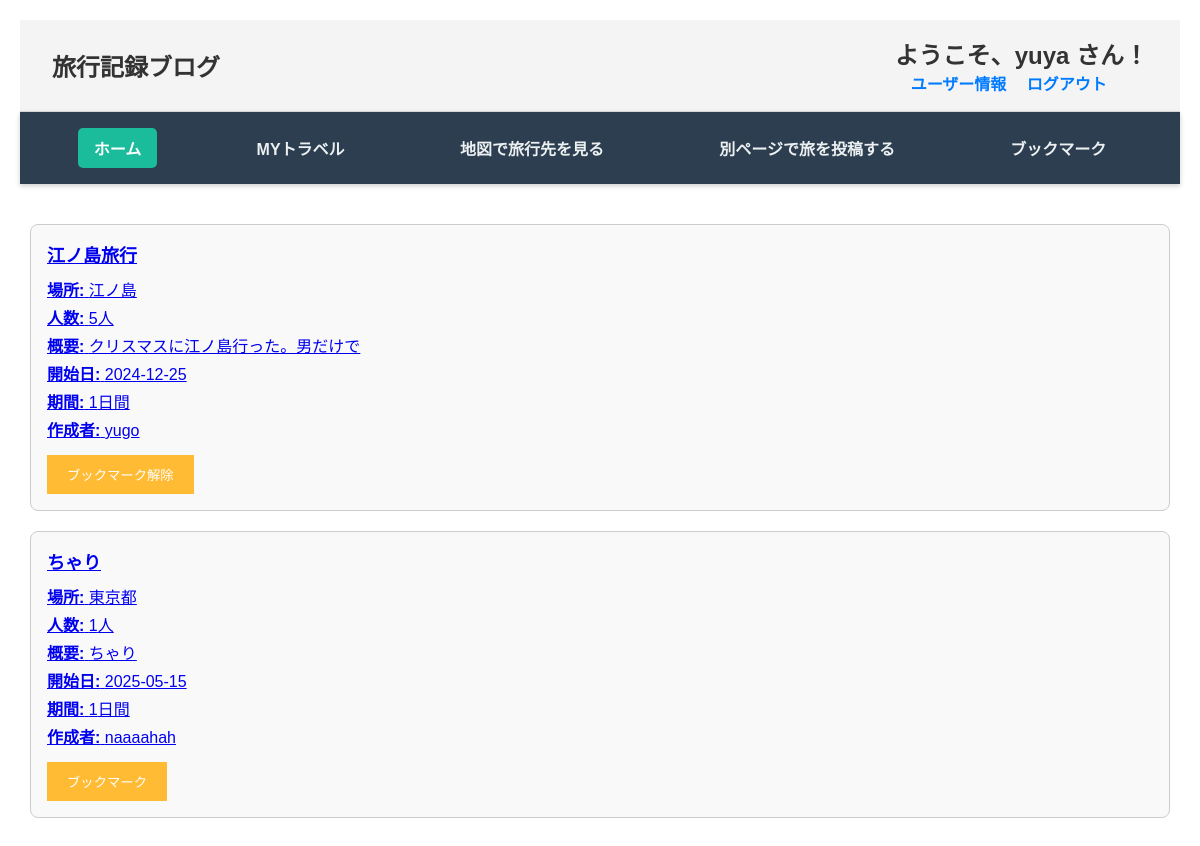
The app's page /home (signed in) with its own data.
### tables this page shows
CREATE TABLE travel_data (
    id INTEGER PRIMARY KEY AUTOINCREMENT,
    t_title TEXT NOT NULL,
    t_location TEXT NOT NULL,
    human_number INTEGER NOT NULL,
    overview TEXT,
    start_date DATE NOT NULL,  -- 開始日
    end_date DATE NOT NULL,    -- 終了日
    image_path TEXT,
    u_id INTEGER NOT NULL,
    FOREIGN KEY(u_id) REFERENCES users_table(id)
);

CREATE TABLE users_table (
    id INTEGER PRIMARY KEY AUTOINCREMENT,
    u_name TEXT NOT NULL,
    email TEXT UNIQUE NOT NULL,
    password_hash TEXT NOT NULL,
    created_at TIMESTAMP DEFAULT CURRENT_TIMESTAMP
);

### routes/home.py (the view)
@home_bp.route('/home', methods=['GET'])
def home():
    if 'user_id' not in session:
        flash("ログインしてください")
        return redirect(url_for('login.login'))
    user_id = session['user_id']
    username = session.get('username', 'ゲスト')
    conn = sqlite3.connect('app.db')
    conn.row_factory = sqlite3.Row
    cursor = conn.cursor()
    cursor.execute("""
        SELECT
            travel_data.*,
            users_table.u_name AS username,
            CASE
                WHEN bookmark_data.id IS NOT NULL THEN 1
                ELSE 0
            END AS is_bookmarked
        FROM travel_data
        JOIN users_table ON travel_data.u_id = users_table.id
        LEFT JOIN bookmark_data
            ON travel_data.id = bookmark_data.t_id
            AND bookmark_data.u_id = ?
        ORDER BY travel_data.id DESC
    """, (user_id,))
    travel_data_list = cursor.fetchall()
    conn.close()
    travel_data_with_duration = []
    for travel in travel_data_list:
        try:
            start_date = datetime.strptime(travel['start_date'], "%Y-%m-%d")
            end_date = datetime.strptime(travel['end_date'], "%Y-%m-%d")
            duration_days = (end_date - start_date).days + 1
        except Exception:
            duration_days = "不明"
        travel_dict = dict(travel)
        travel_dict['duration_days'] = duration_days
        travel_dict['is_bookmarked'] = bool(travel['is_bookmarked'])
        travel_data_with_duration.append(travel_dict)
    return render_template(
        'home.html',
        user_id=user_id,
        username=username,
        travel_data_list=travel_data_with_duration
    )

### templates/home.html (shortened to what this page needs)
<!DOCTYPE html>
<html lang="ja">
<head>
    <link rel="stylesheet" href="{{ url_for('static', filename='style.css') }}">
</head>
<body>
    <div class="header-top">
        <h1 class="welcome-msg">旅行記録ブログ</h1>
        <div class="user-actions">
            <h1 class="welcome-msg">ようこそ、{{ username }} さん！</h1>
            <a href="{{ url_for('users_data.users_data') }}">ユーザー情報</a>
            <a href="{{ url_for('auth.logout') }}">ログアウト</a>
        </div>
    </div>
    {% set current = request.endpoint %}
    <div class="nav-links">
        <a href="{{ url_for('home.home') }}" class="{% if current == 'home.home' %}active{% endif %}">ホーム</a>
        <a href="{{ url_for('my_travel.my_travel') }}"
            class="{% if current == 'my_travel.my_travel' %}active{% endif %}">MYトラベル</a>
        <a href="{{ url_for('locations.locations') }}"
            class="{% if current == 'locations.locations' %}active{% endif %}">地図で旅行先を見る</a>
        <a href="{{ url_for('input.input') }}"
            class="{% if current == 'input.input' %}active{% endif %}">別ページで旅を投稿する</a>
        <a href="{{ url_for('favorite_bookmark.favorite_bookmark') }}"
            class="{% if current == 'favorite_bookmark.favorite_bookmark' %}active{% endif %}">ブックマーク</a>
    </div>
    <section class="plan-list">
        {% if travel_data_list is defined and travel_data_list %}
        {% for travel in travel_data_list %}
        <div class="plan-card">
            <a href="{{ url_for('detail.detail', travel_id=travel.id) }}" class="custom-link">
                <h3>{{ travel.t_title }}</h3>
                <p><strong>場所:</strong> {{ travel.t_location }}</p>
                <p><strong>人数:</strong> {{ travel.human_number }}人</p>
                <p>
                    <strong>概要:</strong>
                    {{ travel.overview[:80] }}
                </p>
                <p><strong>開始日:</strong> {{ travel.start_date }}</p>
                <p><strong>期間:</strong> {{ travel.duration_days }}日間</p>
                <p><strong>作成者:</strong> {{ travel.username }}</p>
            </a>
            {% if travel.is_bookmarked %}
            <form action="{{ url_for('favorite_bookmark.remove_bookmark') }}" method="POST" class="bookmark-form">
                <button type="submit" class="bookmark-button">ブックマーク解除</button>
            </form>
            {% else %}
            <form action="{{ url_for('favorite_bookmark.add_bookmark') }}" method="POST" class="bookmark-form">
                <button type="submit" class="bookmark-button">ブックマーク</button>
            </form>
            {% endif %}
        </div>
        {% endfor %}
        {% else %}
        <p class="no-data">旅行データが登録されていません。</p>
        {% endif %}
    </section>
</body>
</html>

### static/style.css (style rules this page uses)
body { font-family: Arial, sans-serif; margin: 20px; }
.header-top { display: flex; justify-content: space-between; align-items: center; padding: 1rem 2rem; background-color: #f4f4f4; border-bottom: 1px solid #ddd; }
.welcome-msg { margin: 0; font-size: 1.5rem; color: #333; }
.user-actions a { margin-left: 1rem; text-decoration: none; color: #007BFF; font-weight: bold; transition: color 0.3s ease; }
.nav-links { position: sticky; top: 0; background-color: #2c3e50; padding: 1rem; display: flex; justify-content: space-around; align-items: center; z-index: 1000; box-shadow: 0 2px 5px rgba(0, 0, 0, 0.2); }
.nav-links a { color: #ecf0f1; text-decoration: none; font-weight: bold; padding: 0.5rem 1rem; transition: background-color 0.3s ease; border-radius: 5px; }
.nav-links a.active { background-color: #1abc9c; color: white; border-radius: 5px; }
.plan-list { margin-top: 30px; display: flex; flex-direction: column; gap: 20px; padding: 10px; }
.plan-card { border: 1px solid #ccc; border-radius: 8px; padding: 16px; text-decoration: none; color: inherit; background-color: #f9f9f9; transition: box-shadow 0.3s; }
.plan-card h3 { margin: 0 0 10px; font-size: 18px; }
.plan-card p { margin: 4px 0; }
.bookmark-button { background-color: #ffbb33; color: white; border: none; padding: 10px 20px; cursor: pointer; margin-top: 10px; }

### records on screen
travel_data: t_title "江ノ島旅行", t_location "江ノ島", human_number "5", overview "クリスマスに江ノ島行った。男だけで", start_date "2024-12-25", duration_days "1", username "yugo"
travel_data: t_title "ちゃり", t_location "東京都", human_number "1", overview "ちゃり", start_date "2025-05-15", duration_days "1", username "naaaahah"

### other values on screen
{{ username }} "yuya"
